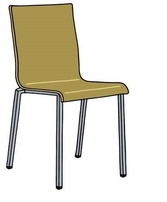
#> input picture image2.jpg, 167 x 202 px, shrunk from 389 x 470 before the run
$ python sift.py
#> lines starting #> are read from the running program, lines starting #| are printed output that depends on the picture
#> in Match, img is the input picture: shape (202, 167, 3); mean B, G, R 210.2, 222.3, 225.7
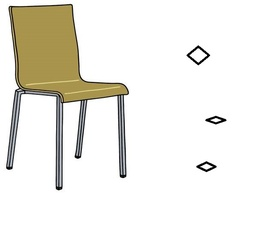
#> input picture image3.jpg, 256 x 251 px, shrunk from 597 x 585 before the run
#> in Match, template is the input picture: shape (251, 256, 3); mean B, G, R 230.4, 236.8, 238.5
import numpy as np

np.seterr(over='ignore', divide='ignore')
import cv2
from scipy import ndimage
from scipy.stats import multivariate_normal
import itertools
import matplotlib.pyplot as plt


def Detect(imgName, Th):
#> called with imgName = 'image2.jpg', Th = 1
    img = cv2.imread(imgName, 0)
#> img: shape (202, 167)

    s = 3
    k = 2 ** (1.0 / s)

    GValue1 = np.array([1.3, 1.6, 1.6 * k, 1.6 * (k ** 2), 1.6 * (k ** 3), 1.6 * (k ** 4)])
    GValue2 = np.array([1.6 * (k ** 2), 1.6 * (k ** 3), 1.6 * (k ** 4), 1.6 * (k ** 5), 1.6 * (k ** 6), 1.6 * (k ** 7)])
    GValue3 = np.array(
        [1.6 * (k ** 5), 1.6 * (k ** 6), 1.6 * (k ** 7), 1.6 * (k ** 8), 1.6 * (k ** 9), 1.6 * (k ** 10)])
    GValue4 = np.array(
        [1.6 * (k ** 8), 1.6 * (k ** 9), 1.6 * (k ** 10), 1.6 * (k ** 11), 1.6 * (k ** 12), 1.6 * (k ** 13)])
    GValuetotal = np.array(
        [1.6, 1.6 * k, 1.6 * (k ** 2), 1.6 * (k ** 3), 1.6 * (k ** 4), 1.6 * (k ** 5), 1.6 * (k ** 6), 1.6 * (k ** 7),
         1.6 * (k ** 8), 1.6 * (k ** 9), 1.6 * (k ** 10), 1.6 * (k ** 11)])

    doubled = cv2.resize(img, None, fx=2, fy=2, interpolation=cv2.INTER_LINEAR)
    normal = cv2.resize(doubled, None, fx=0.5, fy=0.5, interpolation=cv2.INTER_LINEAR)
    halved = cv2.resize(normal, None, fx=0.5, fy=0.5, interpolation=cv2.INTER_LINEAR)
    quartered = cv2.resize(halved, None, fx=0.5, fy=0.5, interpolation=cv2.INTER_LINEAR)

    pyr0 = np.zeros((doubled.shape[0], doubled.shape[1], 6))
    pyr1 = np.zeros((normal.shape[0], normal.shape[1], 6))
    pyr2 = np.zeros((halved.shape[0], halved.shape[1], 6))
    pyr3 = np.zeros((quartered.shape[0], quartered.shape[1], 6))

    for i in range(0, 6):
        pyr0[:, :, i] = ndimage.filters.gaussian_filter(doubled, GValue1[i])
        pyr1[:, :, i] = cv2.resize(ndimage.filters.gaussian_filter(doubled, GValue2[i]), None, fx=0.5, fy=0.5,
                                   interpolation=cv2.INTER_LINEAR)
        pyr2[:, :, i] = cv2.resize(ndimage.filters.gaussian_filter(doubled, GValue3[i]), None, fx=0.25, fy=0.25,
                                   interpolation=cv2.INTER_LINEAR)
        pyr3[:, :, i] = cv2.resize(ndimage.filters.gaussian_filter(doubled, GValue4[i]), None, fx=1.0 / 8.0,
                                   fy=1.0 / 8.0, interpolation=cv2.INTER_LINEAR)
    Dpyr0 = np.zeros((doubled.shape[0], doubled.shape[1], 5))
    Dpyr1 = np.zeros((normal.shape[0], normal.shape[1], 5))
    Dpyr2 = np.zeros((halved.shape[0], halved.shape[1], 5))
    Dpyr3 = np.zeros((quartered.shape[0], quartered.shape[1], 5))
    for i in range(0, 5):
        Dpyr0[:, :, i] = pyr0[:, :, i + 1] - pyr0[:, :, i]
        Dpyr1[:, :, i] = pyr1[:, :, i + 1] - pyr1[:, :, i]
        Dpyr2[:, :, i] = pyr2[:, :, i + 1] - pyr2[:, :, i]
        Dpyr3[:, :, i] = pyr3[:, :, i + 1] - pyr3[:, :, i]
    Epyr0 = np.zeros((doubled.shape[0], doubled.shape[1], 3))
    Epyr1 = np.zeros((normal.shape[0], normal.shape[1], 3))
    Epyr2 = np.zeros((halved.shape[0], halved.shape[1], 3))
    Epyr3 = np.zeros((quartered.shape[0], quartered.shape[1], 3))

    # octave 1
    for i in range(1, 4):
        for j in range(80, doubled.shape[0] - 80):
            for k in range(80, doubled.shape[1] - 80):
                if np.absolute(Dpyr0[j, k, i]) < Th:
                    continue
                maxbool = (Dpyr0[j, k, i] > 0)
                minbool = (Dpyr0[j, k, i] < 0)
                for di in range(-1, 2):
                    for dj in range(-1, 2):
                        for dk in range(-1, 2):
                            if di == 0 and dj == 0 and dk == 0:
                                continue
                            maxbool = maxbool and (Dpyr0[j, k, i] > Dpyr0[j + dj, k + dk, i + di])
                            minbool = minbool and (Dpyr0[j, k, i] < Dpyr0[j + dj, k + dk, i + di])
                            if not maxbool and not minbool:
                                break
                        if not maxbool and not minbool:
                            break
                    if not maxbool and not minbool:
                        break
                if maxbool or minbool:
                    dx = (Dpyr0[j, k + 1, i] - Dpyr0[j, k - 1, i]) * 0.5 / 255
                    dy = (Dpyr0[j + 1, k, i] - Dpyr0[j - 1, k, i]) * 0.5 / 255
                    ds = (Dpyr0[j, k, i + 1] - Dpyr0[j, k, i - 1]) * 0.5 / 255
                    dxx = (Dpyr0[j, k + 1, i] + Dpyr0[j, k - 1, i] - 2 * Dpyr0[j, k, i]) * 1.0 / 255
                    dyy = (Dpyr0[j + 1, k, i] + Dpyr0[j - 1, k, i] - 2 * Dpyr0[j, k, i]) * 1.0 / 255
                    dss = (Dpyr0[j, k, i + 1] + Dpyr0[j, k, i - 1] - 2 * Dpyr0[j, k, i]) * 1.0 / 255
                    dxy = (Dpyr0[j + 1, k + 1, i] - Dpyr0[j + 1, k - 1, i] - Dpyr0[j - 1, k + 1, i] + Dpyr0[
                        j - 1, k - 1, i]) * 0.25 / 255
                    dxs = (Dpyr0[j, k + 1, i + 1] - Dpyr0[j, k - 1, i + 1] - Dpyr0[j, k + 1, i - 1] + Dpyr0[
                        j, k - 1, i - 1]) * 0.25 / 255
                    dys = (Dpyr0[j + 1, k, i + 1] - Dpyr0[j - 1, k, i + 1] - Dpyr0[j + 1, k, i - 1] + Dpyr0[
                        j - 1, k, i - 1]) * 0.25 / 255
                    dD = np.matrix([[dx], [dy], [ds]])
                    H = np.matrix([[dxx, dxy, dxs], [dxy, dyy, dys], [dxs, dys, dss]])
                    x_hat = np.linalg.lstsq(H, dD, rcond=None)[0]
                    D_x_hat = Dpyr0[j, k, i] + 0.5 * np.dot(dD.transpose(), x_hat)
                    r = 10.0
                    if ((((dxx + dyy) ** 2) * r) < (dxx + dyy - (dxy ** 2)) * (((r + 1) ** 2))) and (
                            np.absolute(x_hat[0]) < 0.5) and (np.absolute(x_hat[1]) < 0.5) and (
                            np.absolute(x_hat[2]) < 0.5) and (np.absolute(D_x_hat) > 0.33):
                        Epyr0[j, k, i - 1] = 1
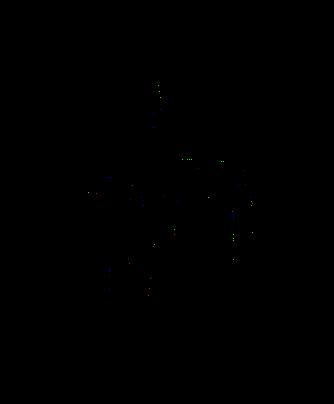
#> Epyr0: shape (404, 334, 3) float64; mean of channels 0, 1, 2 0.000185, 0.000148, 7.41e-05; drawn as B, G, R
    # octave 2
    for i in range(1, 4):
        for j in range(40, normal.shape[0] - 40):
            for k in range(40, normal.shape[1] - 40):
                if np.absolute(Dpyr1[j, k, i]) < Th:
                    continue
                maxbool = (Dpyr1[j, k, i] > 0)
                minbool = (Dpyr1[j, k, i] < 0)
                for di in range(-1, 2):
                    for dj in range(-1, 2):
                        for dk in range(-1, 2):
                            if di == 0 and dj == 0 and dk == 0:
                                continue
                            maxbool = maxbool and (Dpyr1[j, k, i] > Dpyr1[j + dj, k + dk, i + di])
                            minbool = minbool and (Dpyr1[j, k, i] < Dpyr1[j + dj, k + dk, i + di])
                            if not maxbool and not minbool:
                                break
                        if not maxbool and not minbool:
                            break
                    if not maxbool and not minbool:
                        break
                if maxbool or minbool:
                    dx = (Dpyr1[j, k + 1, i] - Dpyr1[j, k - 1, i]) * 0.5 / 255
                    dy = (Dpyr1[j + 1, k, i] - Dpyr1[j - 1, k, i]) * 0.5 / 255
                    ds = (Dpyr1[j, k, i + 1] - Dpyr1[j, k, i - 1]) * 0.5 / 255
                    dxx = (Dpyr1[j, k + 1, i] + Dpyr1[j, k - 1, i] - 2 * Dpyr1[j, k, i]) * 1.0 / 255
                    dyy = (Dpyr1[j + 1, k, i] + Dpyr1[j - 1, k, i] - 2 * Dpyr1[j, k, i]) * 1.0 / 255
                    dss = (Dpyr1[j, k, i + 1] + Dpyr1[j, k, i - 1] - 2 * Dpyr1[j, k, i]) * 1.0 / 255
                    dxy = (Dpyr1[j + 1, k + 1, i] - Dpyr1[j + 1, k - 1, i] - Dpyr1[j - 1, k + 1, i] + Dpyr1[
                        j - 1, k - 1, i]) * 0.25 / 255
                    dxs = (Dpyr1[j, k + 1, i + 1] - Dpyr1[j, k - 1, i + 1] - Dpyr1[j, k + 1, i - 1] + Dpyr1[
                        j, k - 1, i - 1]) * 0.25 / 255
                    dys = (Dpyr1[j + 1, k, i + 1] - Dpyr1[j - 1, k, i + 1] - Dpyr1[j + 1, k, i - 1] + Dpyr1[
                        j - 1, k, i - 1]) * 0.25 / 255
                    dD = np.matrix([[dx], [dy], [ds]])
                    H = np.matrix([[dxx, dxy, dxs], [dxy, dyy, dys], [dxs, dys, dss]])
                    x_hat = np.linalg.lstsq(H, dD, rcond=None)[0]
                    D_x_hat = Dpyr1[j, k, i] + 0.5 * np.dot(dD.transpose(), x_hat)
                    r = 10.0
                    if ((((dxx + dyy) ** 2) * r) < (dxx + dyy - (dxy ** 2)) * (((r + 1) ** 2))) and (
                            np.absolute(x_hat[0]) < 0.5) and (np.absolute(x_hat[1]) < 0.5) and (
                            np.absolute(x_hat[2]) < 0.5) and (np.absolute(D_x_hat) > 0.33):
                        Epyr1[j, k, i - 1] = 1
    # octave 3
    for i in range(1, 4):
        for j in range(20, halved.shape[0] - 20):
            for k in range(20, halved.shape[1] - 20):
                if np.absolute(Dpyr2[j, k, i]) < Th:
                    continue
                maxbool = (Dpyr2[j, k, i] > 0)
                minbool = (Dpyr2[j, k, i] < 0)
                for di in range(-1, 2):
                    for dj in range(-1, 2):
                        for dk in range(-1, 2):
                            if di == 0 and dj == 0 and dk == 0:
                                continue
                            maxbool = maxbool and (Dpyr2[j, k, i] > Dpyr2[j + dj, k + dk, i + di])
                            minbool = minbool and (Dpyr2[j, k, i] < Dpyr2[j + dj, k + dk, i + di])
                            if not maxbool and not minbool:
                                break
                        if not maxbool and not minbool:
                            break
                    if not maxbool and not minbool:
                        break
                if maxbool or minbool:
                    dx = (Dpyr2[j, k + 1, i] - Dpyr2[j, k - 1, i]) * 0.5 / 255
                    dy = (Dpyr2[j + 1, k, i] - Dpyr2[j - 1, k, i]) * 0.5 / 255
                    ds = (Dpyr2[j, k, i + 1] - Dpyr2[j, k, i - 1]) * 0.5 / 255
                    dxx = (Dpyr2[j, k + 1, i] + Dpyr2[j, k - 1, i] - 2 * Dpyr2[j, k, i]) * 1.0 / 255
                    dyy = (Dpyr2[j + 1, k, i] + Dpyr2[j - 1, k, i] - 2 * Dpyr2[j, k, i]) * 1.0 / 255
                    dss = (Dpyr2[j, k, i + 1] + Dpyr2[j, k, i - 1] - 2 * Dpyr2[j, k, i]) * 1.0 / 255
                    dxy = (Dpyr2[j + 1, k + 1, i] - Dpyr2[j + 1, k - 1, i] - Dpyr2[j - 1, k + 1, i] + Dpyr2[
                        j - 1, k - 1, i]) * 0.25 / 255
                    dxs = (Dpyr2[j, k + 1, i + 1] - Dpyr2[j, k - 1, i + 1] - Dpyr2[j, k + 1, i - 1] + Dpyr2[
                        j, k - 1, i - 1]) * 0.25 / 255
                    dys = (Dpyr2[j + 1, k, i + 1] - Dpyr2[j - 1, k, i + 1] - Dpyr2[j + 1, k, i - 1] + Dpyr2[
                        j - 1, k, i - 1]) * 0.25 / 255
                    dD = np.matrix([[dx], [dy], [ds]])
                    H = np.matrix([[dxx, dxy, dxs], [dxy, dyy, dys], [dxs, dys, dss]])
                    x_hat = np.linalg.lstsq(H, dD, rcond=None)[0]
                    D_x_hat = Dpyr2[j, k, i] + 0.5 * np.dot(dD.transpose(), x_hat)
                    r = 10.0
                    if ((((dxx + dyy) ** 2) * r) < (dxx + dyy - (dxy ** 2)) * (((r + 1) ** 2))) and (
                            np.absolute(x_hat[0]) < 0.5) and (np.absolute(x_hat[1]) < 0.5) and (
                            np.absolute(x_hat[2]) < 0.5) and (np.absolute(D_x_hat) > 0.33):
                        Epyr2[j, k, i - 1] = 1
    # octave 4
    for i in range(1, 4):
        for j in range(10, quartered.shape[0] - 10):
            for k in range(10, quartered.shape[1] - 10):
                if np.absolute(Dpyr3[j, k, i]) < Th:
                    continue
                maxbool = (Dpyr3[j, k, i] > 0)
                minbool = (Dpyr3[j, k, i] < 0)
                for di in range(-1, 2):
                    for dj in range(-1, 2):
                        for dk in range(-1, 2):
                            if di == 0 and dj == 0 and dk == 0:
                                continue
                            maxbool = maxbool and (Dpyr3[j, k, i] > Dpyr3[j + dj, k + dk, i + di])
                            minbool = minbool and (Dpyr3[j, k, i] < Dpyr3[j + dj, k + dk, i + di])
                            if not maxbool and not minbool:
                                break
                        if not maxbool and not minbool:
                            break
                    if not maxbool and not minbool:
                        break
                if maxbool or minbool:
                    dx = (Dpyr3[j, k + 1, i] - Dpyr3[j, k - 1, i]) * 0.5 / 255
                    dy = (Dpyr3[j + 1, k, i] - Dpyr3[j - 1, k, i]) * 0.5 / 255
                    ds = (Dpyr3[j, k, i + 1] - Dpyr3[j, k, i - 1]) * 0.5 / 255
                    dxx = (Dpyr3[j, k + 1, i] + Dpyr3[j, k - 1, i] - 2 * Dpyr3[j, k, i]) * 1.0 / 255
                    dyy = (Dpyr3[j + 1, k, i] + Dpyr3[j - 1, k, i] - 2 * Dpyr3[j, k, i]) * 1.0 / 255
                    dss = (Dpyr3[j, k, i + 1] + Dpyr3[j, k, i - 1] - 2 * Dpyr3[j, k, i]) * 1.0 / 255
                    dxy = (Dpyr3[j + 1, k + 1, i] - Dpyr3[j + 1, k - 1, i] - Dpyr3[j - 1, k + 1, i] + Dpyr3[
                        j - 1, k - 1, i]) * 0.25 / 255
                    dxs = (Dpyr3[j, k + 1, i + 1] - Dpyr3[j, k - 1, i + 1] - Dpyr3[j, k + 1, i - 1] + Dpyr3[
                        j, k - 1, i - 1]) * 0.25 / 255
                    dys = (Dpyr3[j + 1, k, i + 1] - Dpyr3[j - 1, k, i + 1] - Dpyr3[j + 1, k, i - 1] + Dpyr3[
                        j - 1, k, i - 1]) * 0.25 / 255
                    dD = np.matrix([[dx], [dy], [ds]])
                    H = np.matrix([[dxx, dxy, dxs], [dxy, dyy, dys], [dxs, dys, dss]])
                    x_hat = np.linalg.lstsq(H, dD, rcond=None)[0]
                    D_x_hat = Dpyr3[j, k, i] + 0.5 * np.dot(dD.transpose(), x_hat)
                    r = 10.0
                    if ((((dxx + dyy) ** 2) * r) < (dxx + dyy - (dxy ** 2)) * (((r + 1) ** 2))) and (
                            np.absolute(x_hat[0]) < 0.5) and (np.absolute(x_hat[1]) < 0.5) and (
                            np.absolute(x_hat[2]) < 0.5) and (np.absolute(D_x_hat) > 0.33):
                        Epyr3[j, k, i - 1] = 1
#> Epyr3: shape (50, 42, 3) float64; every value is 0
    Magpyr0 = np.zeros((doubled.shape[0], doubled.shape[1], 3))
    Magpyr1 = np.zeros((normal.shape[0], normal.shape[1], 3))
    Magpyr2 = np.zeros((halved.shape[0], halved.shape[1], 3))
    Magpyr3 = np.zeros((quartered.shape[0], quartered.shape[1], 3))

    Orpyr0 = np.zeros((doubled.shape[0], doubled.shape[1], 3))
    Orpyr1 = np.zeros((normal.shape[0], normal.shape[1], 3))
    Orpyr2 = np.zeros((halved.shape[0], halved.shape[1], 3))
    Orpyr3 = np.zeros((quartered.shape[0], quartered.shape[1], 3))

    for i in range(0, 3):
        for j in range(1, doubled.shape[0] - 1):
            for k in range(1, doubled.shape[1] - 1):
                Magpyr0[j, k, i] = (((doubled[j + 1, k] - doubled[j - 1, k]) ** 2) + (
                            (doubled[j, k + 1] - doubled[j, k - 1]) ** 2)) ** 0.5
                Orpyr0[j, k, i] = (36 / (2 * np.pi)) * (np.pi + np.arctan2((doubled[j, k + 1] - doubled[j, k - 1]),
                                                                           (doubled[j + 1, k] - doubled[j - 1, k])))
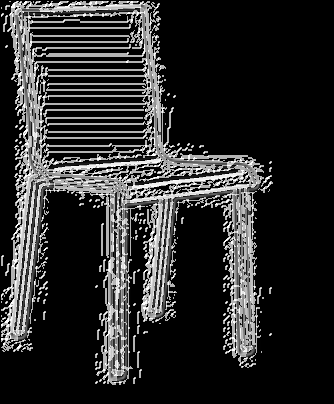
#> Magpyr0: shape (404, 334, 3) float64; min 0, max 360.6, mean 62.5; drawn with min black and max white
    for i in range(0, 3):
        for j in range(1, normal.shape[0] - 1):
            for k in range(1, normal.shape[1] - 1):
                Magpyr1[j, k, i] = (((normal[j + 1, k] - normal[j - 1, k]) ** 2) + (
                            (normal[j, k + 1] - normal[j, k - 1]) ** 2)) ** 0.5
                Orpyr1[j, k, i] = (36 / (2 * np.pi)) * (np.pi + np.arctan2((normal[j, k + 1] - normal[j, k - 1]),
                                                                           (normal[j + 1, k] - normal[j - 1, k])))
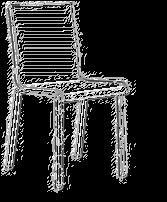
#> Magpyr1: shape (202, 167, 3) float64; min 0, max 360.6, mean 65.1; drawn with min black and max white
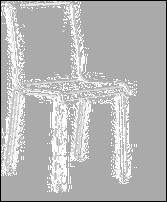
#> Orpyr1: shape (202, 167, 3) float64; min 0, max 27, mean 19.2; drawn with min black and max white
    for i in range(0, 3):
        for j in range(1, halved.shape[0] - 1):
            for k in range(1, halved.shape[1] - 1):
                Magpyr2[j, k, i] = (((halved[j + 1, k] - halved[j - 1, k]) ** 2) + (
                            (halved[j, k + 1] - halved[j, k - 1]) ** 2)) ** 0.5
                Orpyr2[j, k, i] = (36 / (2 * np.pi)) * (np.pi + np.arctan2((halved[j, k + 1] - halved[j, k - 1]),
                                                                           (halved[j + 1, k] - halved[j - 1, k])))
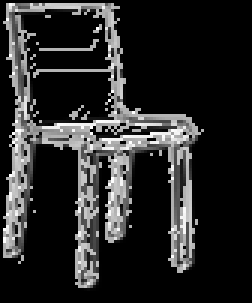
#> Magpyr2: shape (101, 84, 3) float64 (shown 3 times larger); min 0, max 360.6, mean 56.9; drawn with min black and max white
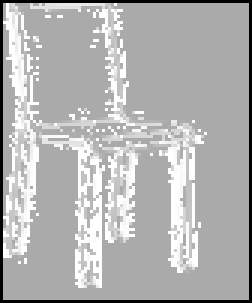
#> Orpyr2: shape (101, 84, 3) float64 (shown 3 times larger); min 0, max 27, mean 18.9; drawn with min black and max white
    for i in range(0, 3):
        for j in range(1, quartered.shape[0] - 1):
            for k in range(1, quartered.shape[1] - 1):
                Magpyr3[j, k, i] = (((quartered[j + 1, k] - quartered[j - 1, k]) ** 2) + (
                            (quartered[j, k + 1] - quartered[j, k - 1]) ** 2)) ** 0.5
                Orpyr3[j, k, i] = (36 / (2 * np.pi)) * (np.pi + np.arctan2((quartered[j, k + 1] - quartered[j, k - 1]),
                                                                           (quartered[j + 1, k] - quartered[j - 1, k])))
#> (the rest of the program and of its run is left out)
